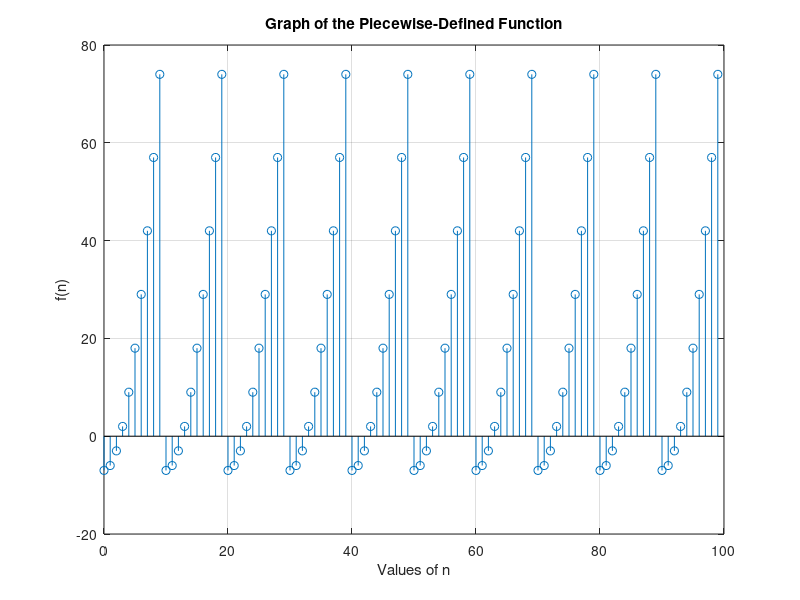

Write MATLAB code to recreate this figure.
for n=0:100
    if n<=9 
        f(n+1)=(n.^2)-7; %f(0) does not exist because index starts at 1
        %add 1 to n so that it will start at f(1) not at f(0)
    elseif n>10 
        f(n)= f(n-10); %when index=11, the value of n is 10
        %these are numbers greater than or equal to 10
    end
end
%Plot using stem plot
%Observation: The graph of the piecewise-defined function is repetitive
stem(0:99,f)
grid on
title('Graph of the Piecewise-Defined Function')
xlabel('Values of n')
ylabel('f(n)')